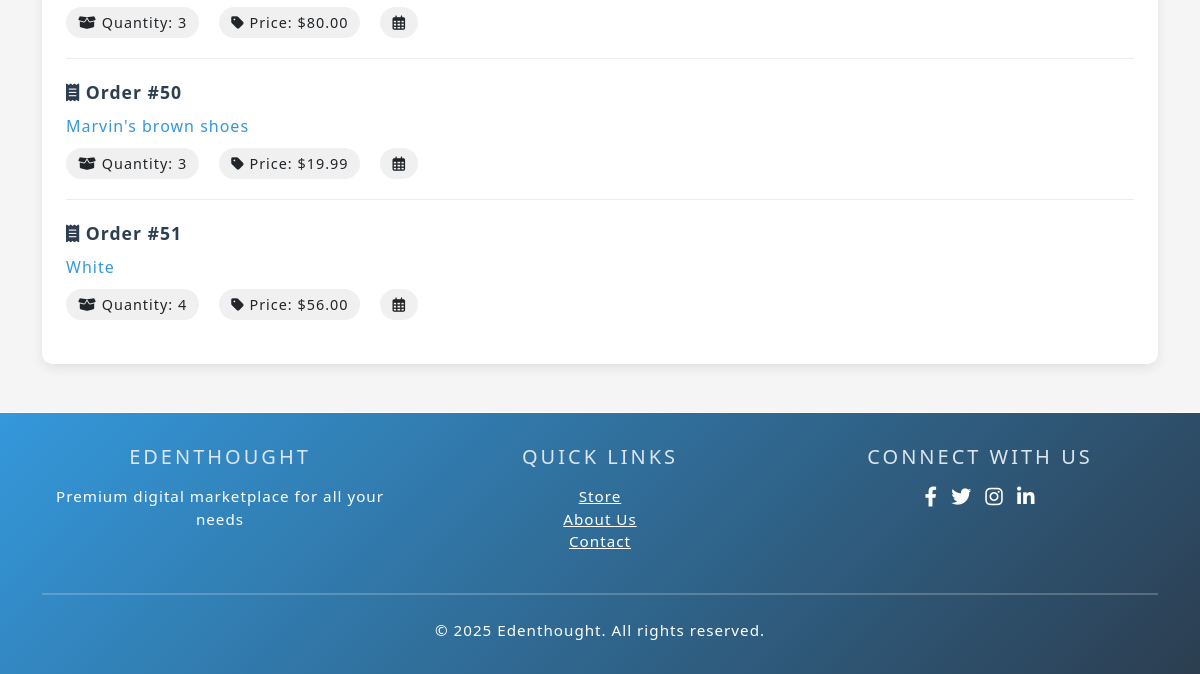
The app's page /account/track-orders (signed in, lower part), older data.
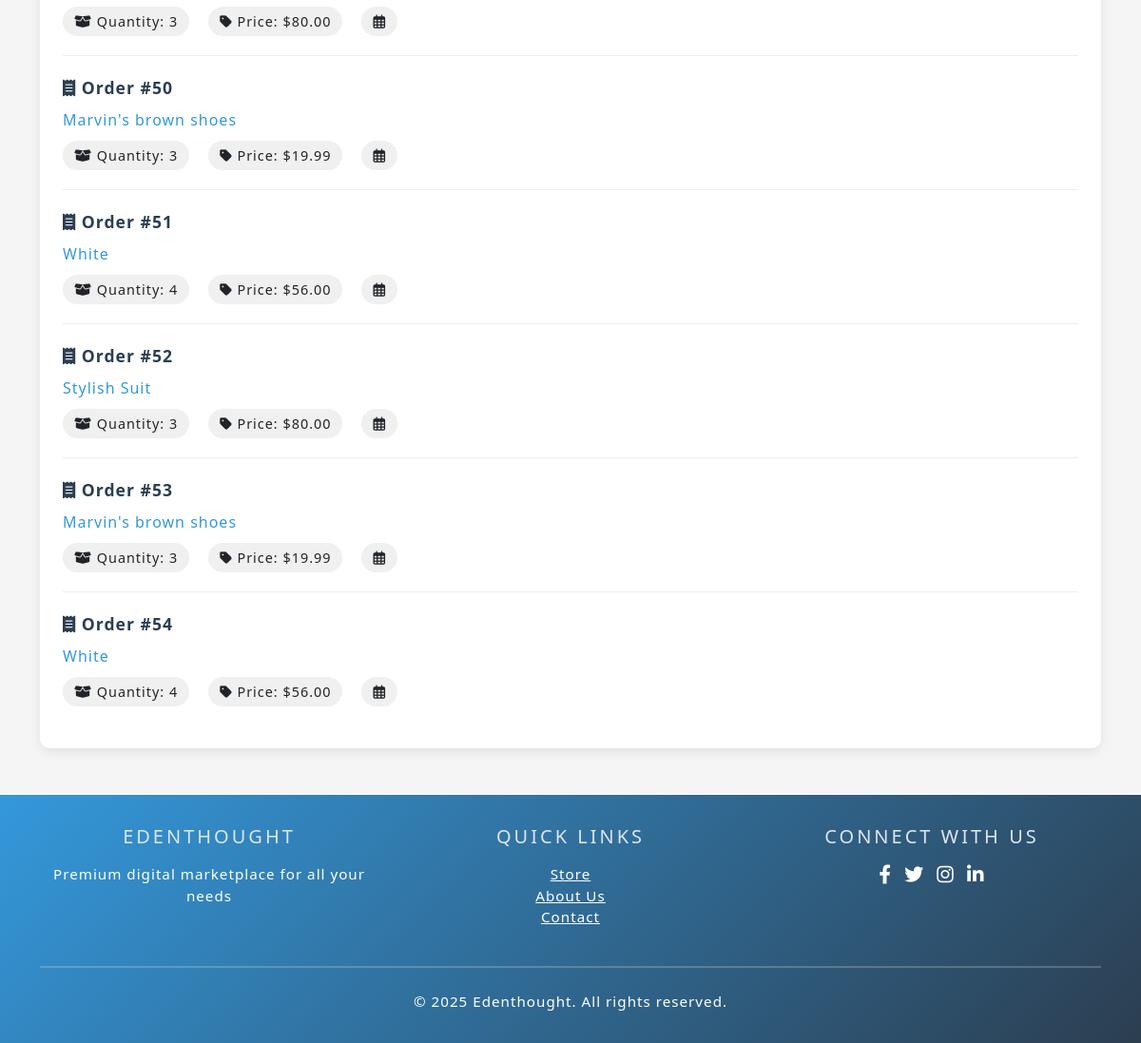
The same page, newer data.
### payment/models.py (models this page shows, shortened)
class OrderItem(models.Model):
    order = models.ForeignKey(Order, on_delete=models.CASCADE, null=True)
    product = models.ForeignKey(Product, on_delete=models.CASCADE, null=True)
    quantity = models.PositiveBigIntegerField(default=1)
    price = models.DecimalField(max_digits=8, decimal_places=2)
    user = models.ForeignKey(User, on_delete=models.CASCADE, null=True, blank=True)

### store/models.py (models this page shows, shortened)
class Product(models.Model):
    category = models.ForeignKey(Category, related_name='product', on_delete=models.CASCADE, null=True)
    title = models.CharField(max_length=250)
    brand = models.CharField(max_length=250, default='un-branded')
    description = models.TextField(blank=True)
    slug = models.SlugField(max_length=255)
    price = models.DecimalField(max_digits=4, decimal_places=2)
    image = models.ImageField(upload_to='images/')
    class Meta:
        verbose_name_plural = 'products'
    def __str__(self):
        return self.title

### account/views.py (the view)
# urls.py: path('track-orders', views.track_orders, name='track-orders'),
@login_required(login_url='my-login')
def track_orders(request):
    try:
        orders = OrderItem.objects.filter(user=request.user)
        context = {'orders':orders}
        return render(request, 'account/track-orders.html', context=context)
    except:
        return render(request, 'account/track-orders.html')

### cart/cart.py (called while the page is built)
    def __len__(self):
        return sum(item['qty'] for item in self.cart.values())

### cart/context_processors.py (called while the page is built)
def cart(request):
    return {'cart': Cart(request)}

### store/context_processors.py (called while the page is built)
def all_categories(request):
    return {'all_categories': Category.objects.all()}

### store/models.py (called while the page is built)
    def get_absolute_url(self):
        return reverse('list-category', args=[self.slug])

### store/views.py (called while the page is built)
def categories(request):
    all_categories = Category.objects.all()
    return {'all_categories': all_categories}

### account/templates/account/track-orders.html (shortened to what this page needs)
{% extends "store/base.html" %}
{% load static %}
{% load crispy_forms_tags %}
{% block content %}
<div class="orders-container py-5">
    <div class="container">
        <div class="orders-list-card bg-white p-4">
            {% if orders %}
                {% for order in orders %}
                    <div class="order-item">
                        <div class="order-id">
                            <i class="fas fa-receipt"></i> Order #{{order.id}}
                        </div>
                        <div class="order-product mt-2">
                            {{order.product}}
                        </div>
                        <div class="order-meta">
                            <span class="order-meta-item">
                                <i class="fas fa-box-open"></i> Quantity: {{order.quantity}}
                            </span>
                            <span class="order-meta-item">
                                <i class="fas fa-tag"></i> Price: ${{order.price}}
                            </span>
                            <span class="order-meta-item">
                                <i class="far fa-calendar-alt"></i> {{order.date_ordered|date:"M d, Y"}}
                            </span>
                        </div>
                    </div>
                {% endfor %}
            {% endif %}
        </div>
    </div>
</div>
{% endblock %}

Row changes from the older to the newer data that the page shows:
added OrderItem: id "52", product "Stylish Suit", quantity "3", price "80.00"
added OrderItem: id "53", product "Marvin's brown shoes", quantity "3", price "19.99"
added OrderItem: id "54", product "White", quantity "4", price "56.00"
